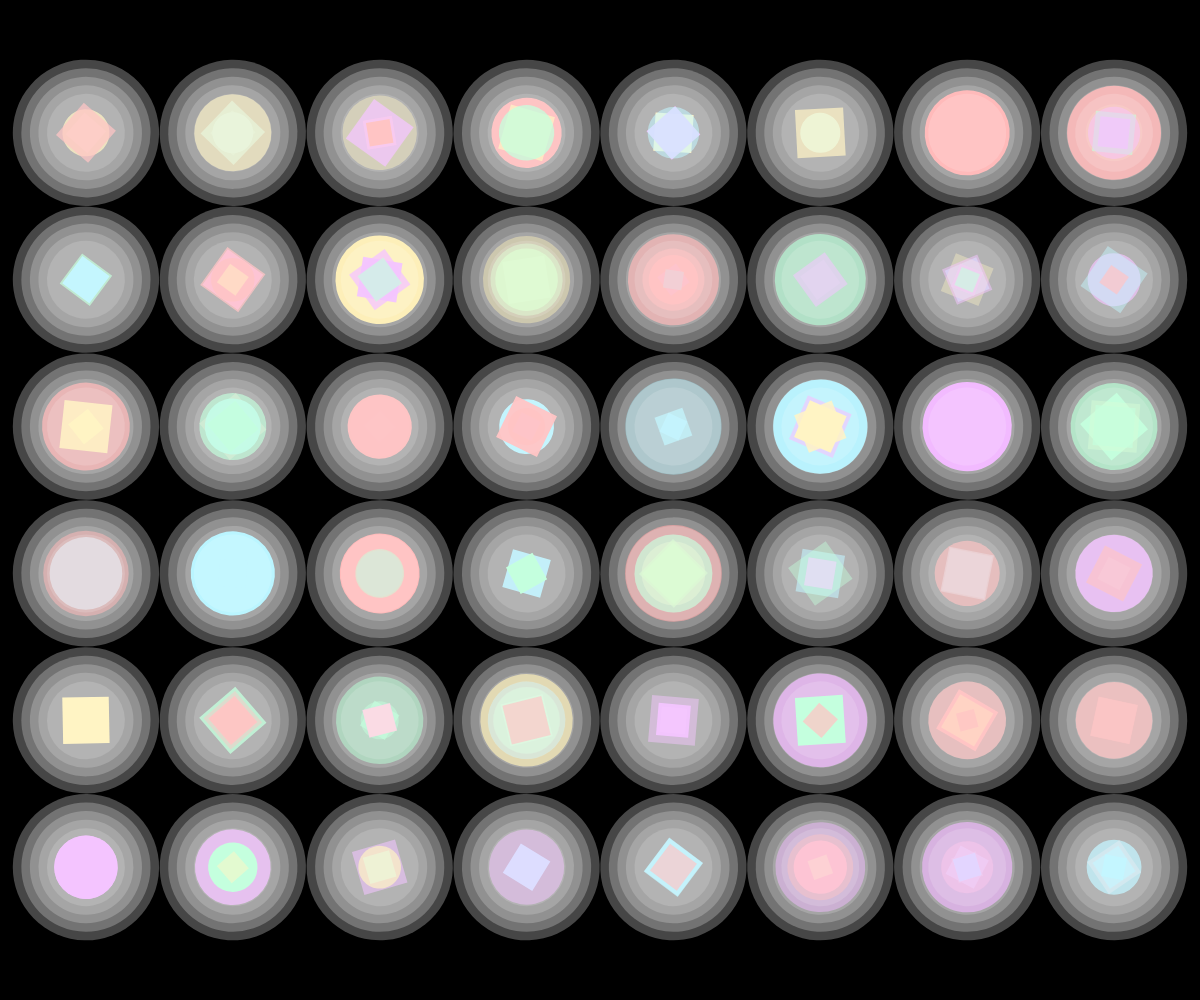
Frame 1 (no input)
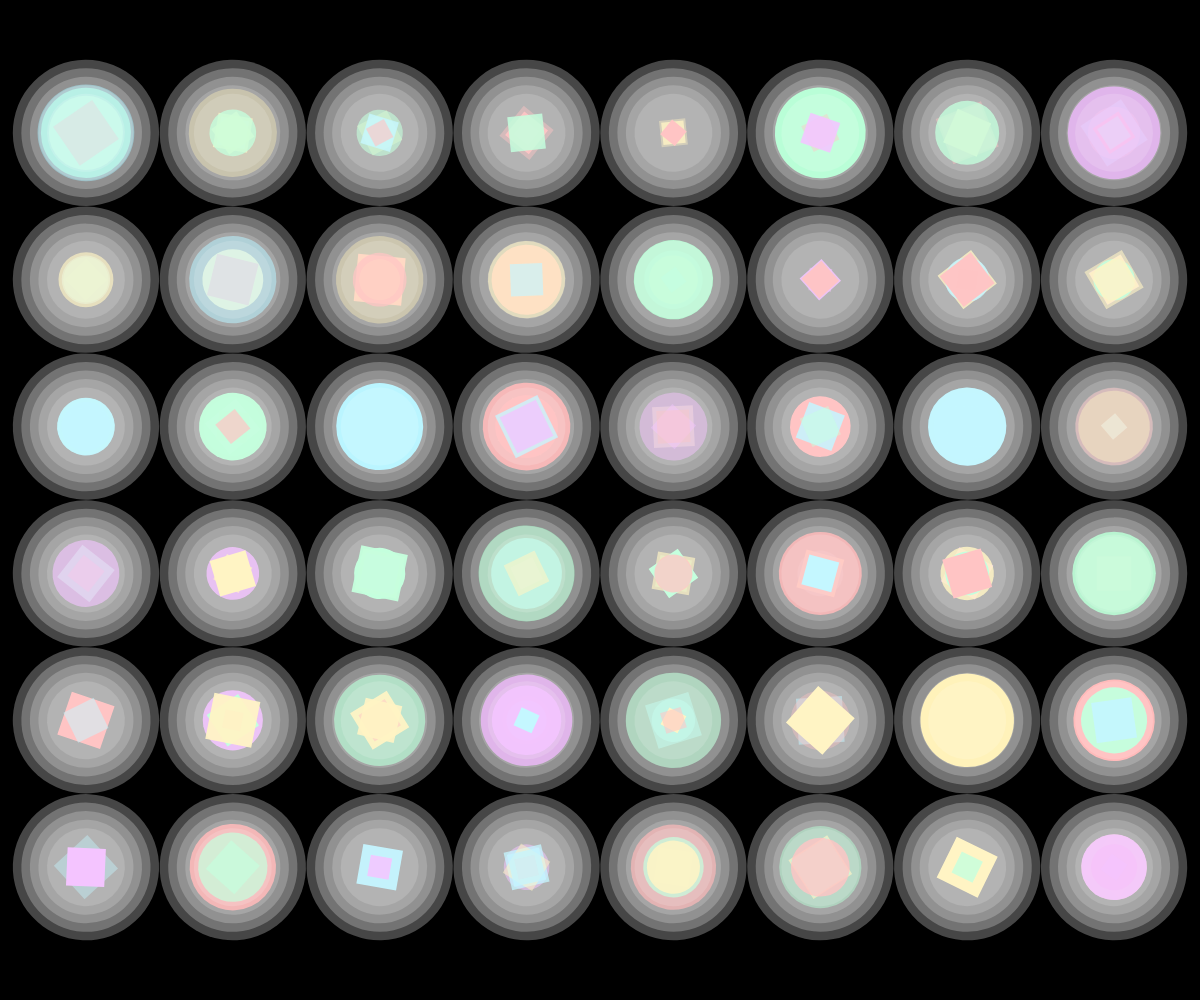
Frame 2 (the mouse pressed at the canvas centre, redrawn once)

The p5.js sketch that drew these frames (run headless with seeded random() and noise() and a simulated clock; the mouse was pressed at the canvas centre and the sketch redrawn once):

// p5.js sketch
// ── sketch.js
let colors = ["#FF3C3C", "#FFD93D", "#3CDFFF", "#3CFF8F", "#D93DFF"];
let cols = 8; 
let rows = 6;  

function setup() {
  createCanvas(windowWidth, windowHeight);
  // put setup code here
  noLoop();
}

function draw() {
    background(0); 
    let margin = 25; 
    let cellSize = min((width - margin * (cols + 1)) / cols, 
                       (height - margin * (rows + 1)) / rows); 
  
    // 计算整体网格的偏移量，使其居中
    let offsetX = (width - (cellSize * cols + margin * (cols - 1))) / 2;
    let offsetY = (height - (cellSize * rows + margin * (rows - 1))) / 2;
  
    // 遍历每个单元格位置，绘制图案
    for (let y = 0; y < rows; y++) {
      for (let x = 0; x < cols; x++) {
        let posX = offsetX + x * (cellSize + margin) + cellSize / 2;
        let posY = offsetY + y * (cellSize + margin) + cellSize / 2;
  
        push();
        translate(posX, posY); 
        rotate(random()); 
        drawComplexGlyph(cellSize * 0.5); 
        pop();
      }
    }
  }
  
  // 绘制复杂图案的函数
  function drawComplexGlyph(maxRadius) {
    let layers = int(random(3, 6)); 
    for (let i = 0; i < layers; i++) {
      let shapeType = int(random(3)); 
      let size = maxRadius * random(0.3, 0.8); 
      let layerColor = color(random(colors));
      layerColor.setAlpha(random(100, 290)); // 设置不同的透明度
  
      // 绘制不同的形状
      fill(layerColor);
      noStroke();
      switch (shapeType) {
        case 0:
          ellipse(0, 0, size * 2); 
          break;
          case 1:
            push();
            rotate(PI / 4); // 将矩形旋转45度，变成菱形
            rectMode(CENTER);
            rect(0, 0, size, size); 
            pop();
            break;
        case 2:
          rectMode(CENTER);
          rect(0, 0, size, size); 
          break;
      }
    }
  
    // 在图案上层叠加发光效果
    drawGlowEffect(maxRadius);
  }
  
  // 绘制发光效果的函数
  function drawGlowEffect(radius) {
    let glowLayers = 5;
    for (let i = glowLayers; i > 0; i--) {
      let alpha = map(i, 0, glowLayers, 30, 70);
      let glowRadius = map(i, 0, glowLayers, radius * 0.5, radius * 1.2);
      fill(255, 255, 255, alpha);
      ellipse(0, 0, glowRadius * 2);
    }
  }
  
  
  function windowResized() {
    resizeCanvas(windowWidth, windowHeight);
    redraw(); 
  }
